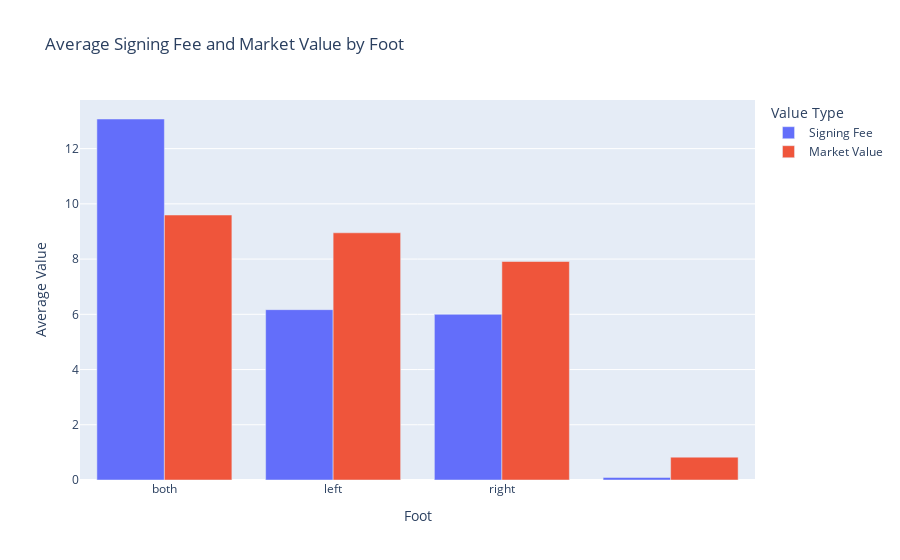

Notebook code cell kept with this figure:
### Markdown cell above
## Foot Analysis

### Code cell
plots.valuation_plot('foot')

### Figure 1 — Plotly figure (JSON) as saved in the notebook; plotly's stock layout.template omitted (floating-point values rounded to 4 significant figures)
{"data": [{"name": "Signing Fee", "type": "bar", "x": ["both", "left", "right", " "], "xaxis": "x", "y": [13.07, 6.168, 6.001, 0.09244], "yaxis": "y"}, {"name": "Market Value", "type": "bar", "x": ["both", "left", "right", " "], "xaxis": "x", "y": [9.595, 8.951, 7.913, 0.8271], "yaxis": "y"}], "layout": {"barmode": "group", "legend": {"title": {"text": "Value Type"}}, "title": {"text": "Average Signing Fee and Market Value by Foot"}, "xaxis": {"anchor": "y", "categoryorder": "total descending", "domain": [0, 1], "title": {"text": "Foot"}}, "yaxis": {"anchor": "x", "domain": [0, 1], "title": {"text": "Average Value"}}}}
